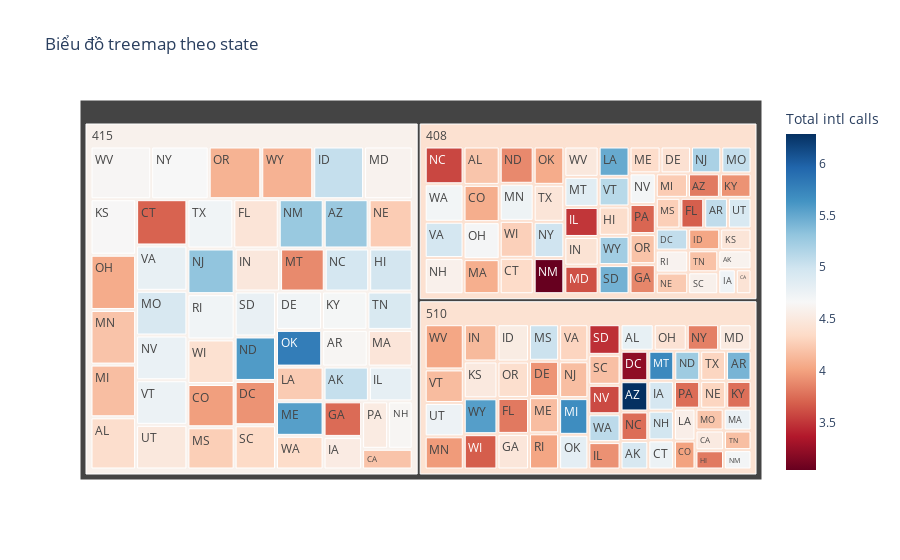

Source (notebook cell):
### Code cell
fig = px.treemap(
    tele,
    path=['Area code', 'State'],
    values='Account length',
    color='Total intl calls',
    color_continuous_scale='RdBu',
    title='Biểu đồ treemap theo state'
)

# Show the chart
fig.show()

### Figure 1 — Plotly figure (JSON) as saved in the notebook; plotly's stock layout.template omitted (floating-point values rounded to 4 significant figures; data arrays with more than 128 entries replaced by an {"elided": "..."} marker saying what was removed)
{"data": [{"branchvalues": "total", "customdata": {"elided": "156x1 float values"}, "domain": {"x": [0, 1], "y": [0, 1]}, "hovertemplate": "labels=%{label}<br>Account length=%{value}<br>parent=%{parent}<br>id=%{id}<br>Total intl calls=%{color}<extra></extra>", "ids": {"elided": "156 str values"}, "labels": {"elided": "156 str values"}, "marker": {"coloraxis": "coloraxis", "colors": {"elided": "156 float values"}}, "name": "", "parents": {"elided": "156 str values"}, "type": "treemap", "values": {"elided": "156 int values"}}], "layout": {"coloraxis": {"colorbar": {"title": {"text": "Total intl calls"}}, "colorscale": [[0, "rgb(103,0,31)"], [0.1, "rgb(178,24,43)"], [0.2, "rgb(214,96,77)"], [0.3, "rgb(244,165,130)"], [0.4, "rgb(253,219,199)"], [0.5, "rgb(247,247,247)"], [0.6, "rgb(209,229,240)"], [0.7, "rgb(146,197,222)"], [0.8, "rgb(67,147,195)"], [0.9, "rgb(33,102,172)"], [1, "rgb(5,48,97)"]]}, "legend": {"tracegroupgap": 0}, "title": {"text": "Biểu đồ treemap theo state"}}}
